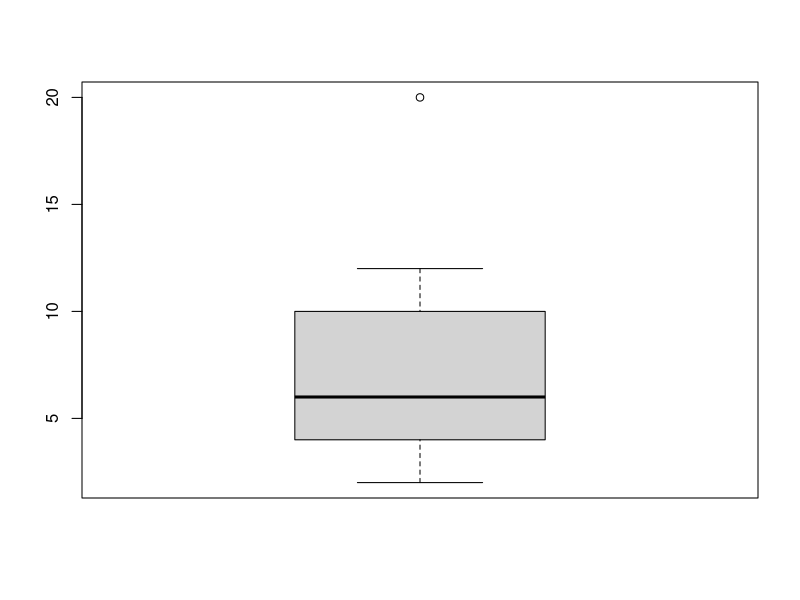
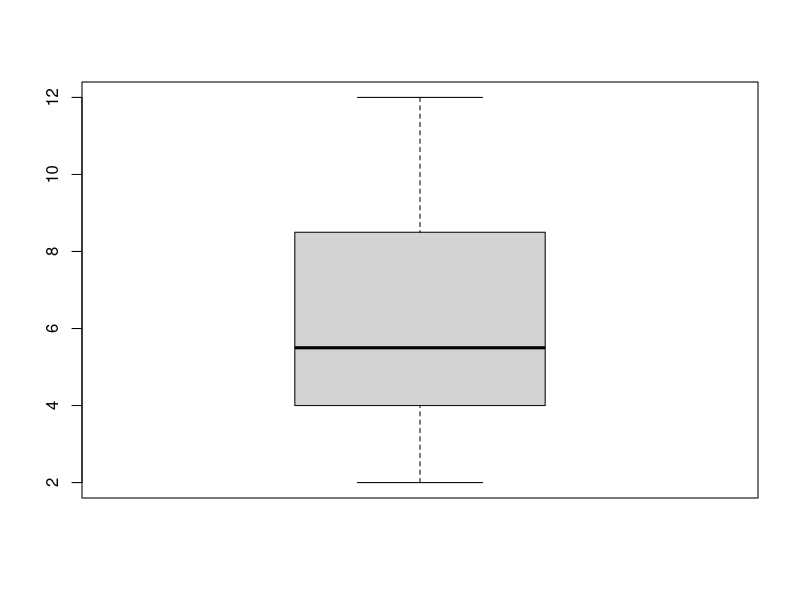
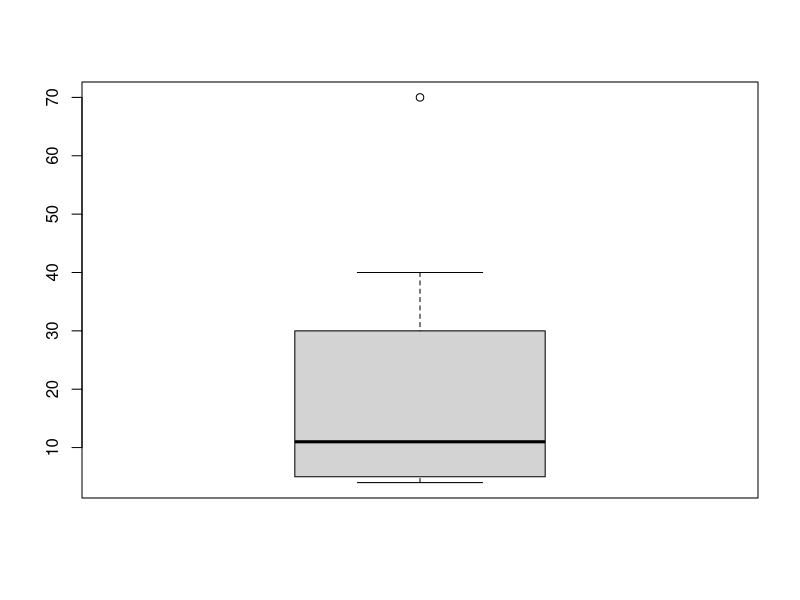
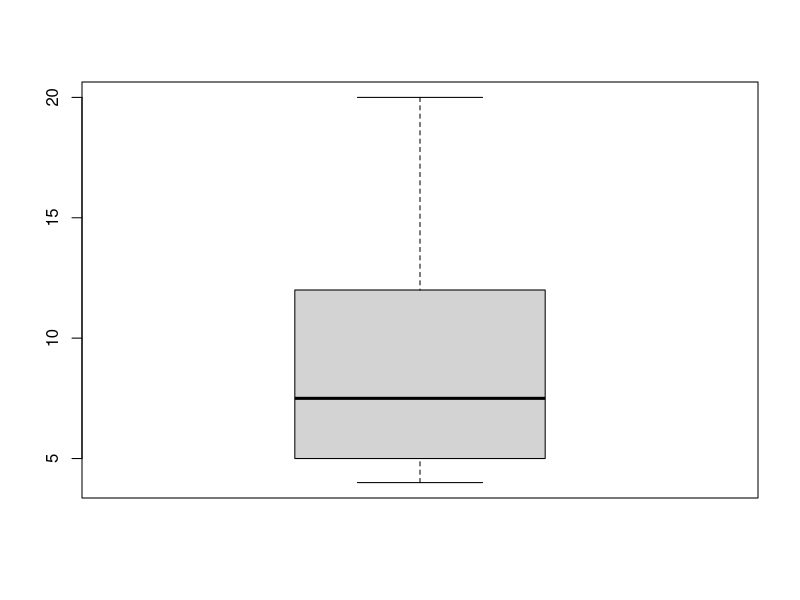
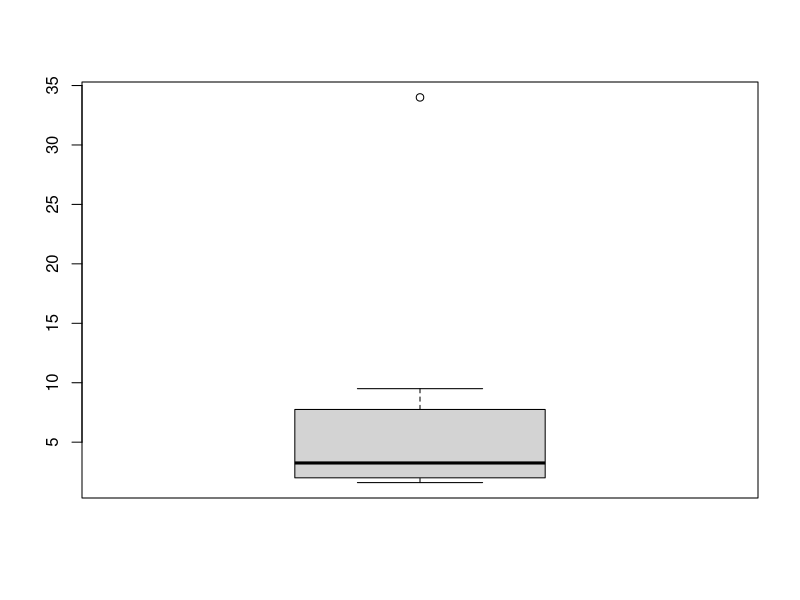
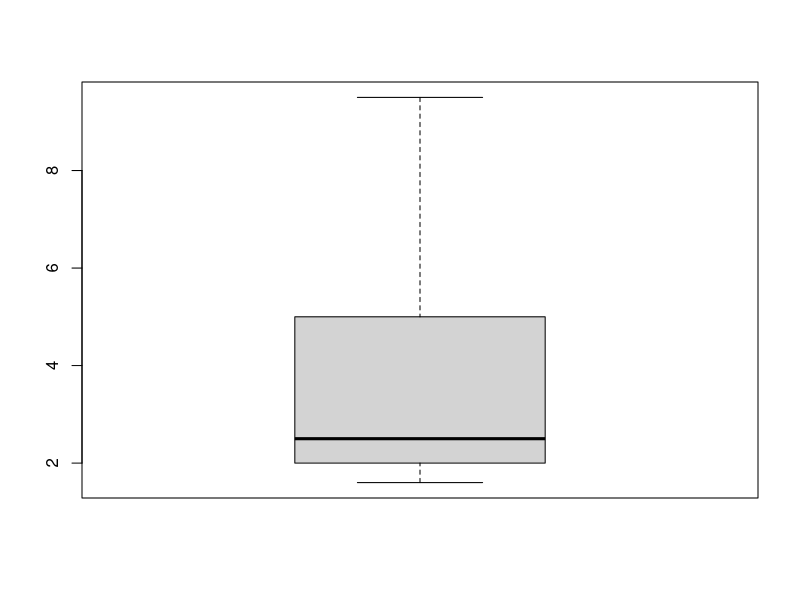

The R source for these figures, in order:

X1<-c(2,4,6,10,4,7,12,20,5)
X2<-c(10,5,5,20,4,70,40,12)
X3<-c(2,4,2.5,34,1.6,9.5,6,2)

boxplot(X1)
summary(X1)
X11<- X1

D1<- 10.000 + 1.5 * IQR(X11)
D1

filtered_x1 <- X11[X11 < D1]
filtered_x1
summary(filtered_x1)
boxplot(filtered_x1)

boxplot(X2)
summary(X2)
X22<- X2

D2<- 10.000 + 1.5 * IQR(X22)
D2


filtered_x2 <- X22[X22 < D2]
filtered_x2
summary(filtered_x2)
boxplot(filtered_x2)


boxplot(X3)
summary(X3)
X33<- X3


D3<- 10.000 + 1.5 * IQR(X33)
D3

filtered_x3 <- X33[X33 < D3]
filtered_x3
summary(filtered_x3)
boxplot(filtered_x3)

temp_data<- c(filtered_x1,filtered_x2, filtered_x3)
temp_data
dataframe<- data.frame(temp_data)
dataframe

